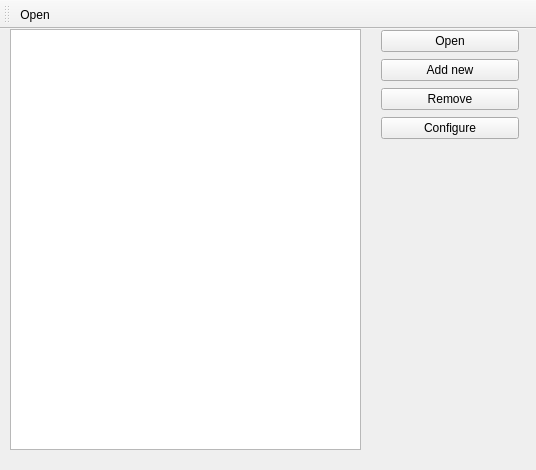
<?xml version="1.0" encoding="UTF-8"?>
<ui version="4.0">
 <class>CMainWindow</class>
 <widget class="QMainWindow" name="CMainWindow">
  <property name="geometry">
   <rect>
    <x>0</x>
    <y>0</y>
    <width>536</width>
    <height>470</height>
   </rect>
  </property>
  <property name="windowTitle">
   <string>Projectizer - saved projects</string>
  </property>
  <property name="unifiedTitleAndToolBarOnMac">
   <bool>false</bool>
  </property>
  <widget class="QWidget" name="centralWidget">
   <widget class="QWidget" name="verticalLayoutWidget">
    <property name="geometry">
     <rect>
      <x>370</x>
      <y>0</y>
      <width>160</width>
      <height>124</height>
     </rect>
    </property>
    <layout class="QVBoxLayout" name="verticalLayout">
     <property name="spacing">
      <number>6</number>
     </property>
     <property name="topMargin">
      <number>0</number>
     </property>
     <item>
      <widget class="QPushButton" name="openButton">
       <property name="text">
        <string>Open</string>
       </property>
      </widget>
     </item>
     <item>
      <widget class="QPushButton" name="addNewButton">
       <property name="text">
        <string>Add new</string>
       </property>
      </widget>
     </item>
     <item>
      <widget class="QPushButton" name="removeButton">
       <property name="text">
        <string>Remove</string>
       </property>
      </widget>
     </item>
     <item>
      <widget class="QPushButton" name="configureButton">
       <property name="text">
        <string>Configure</string>
       </property>
      </widget>
     </item>
    </layout>
   </widget>
   <widget class="QListView" name="listView">
    <property name="geometry">
     <rect>
      <x>10</x>
      <y>0</y>
      <width>351</width>
      <height>421</height>
     </rect>
    </property>
   </widget>
  </widget>
  <widget class="QToolBar" name="toolBar">
   <property name="windowTitle">
    <string>toolBar</string>
   </property>
   <property name="movable">
    <bool>true</bool>
   </property>
   <attribute name="toolBarArea">
    <enum>TopToolBarArea</enum>
   </attribute>
   <attribute name="toolBarBreak">
    <bool>false</bool>
   </attribute>
   <addaction name="actionOpen"/>
  </widget>
  <action name="actionOpen">
   <property name="icon">
    <iconset theme="Numix">
     <normaloff>../../../../.icons/Numix/32x32/actions/fileopen.svg</normaloff>../../../../.icons/Numix/32x32/actions/fileopen.svg</iconset>
   </property>
   <property name="text">
    <string>Open</string>
   </property>
   <property name="toolTip">
    <string>Open selected project</string>
   </property>
  </action>
 </widget>
 <layoutdefault spacing="6" margin="11"/>
 <resources/>
 <connections/>
</ui>
